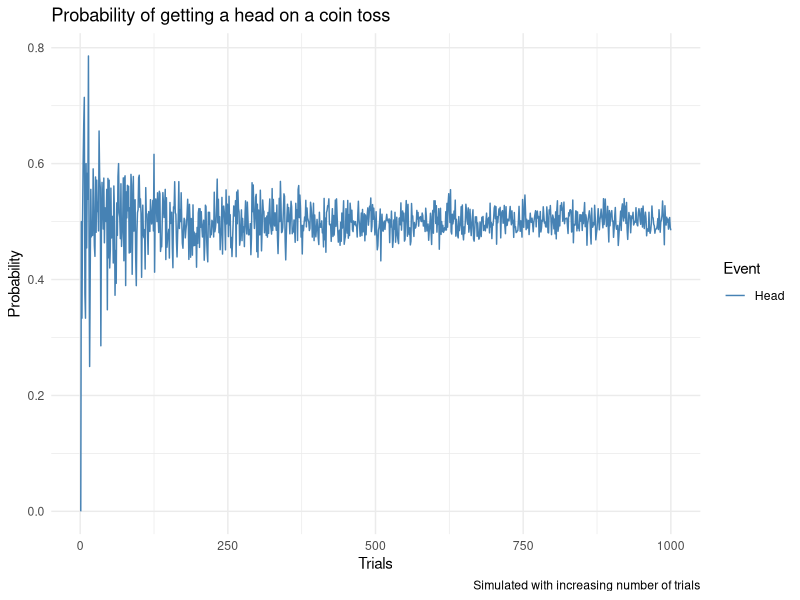
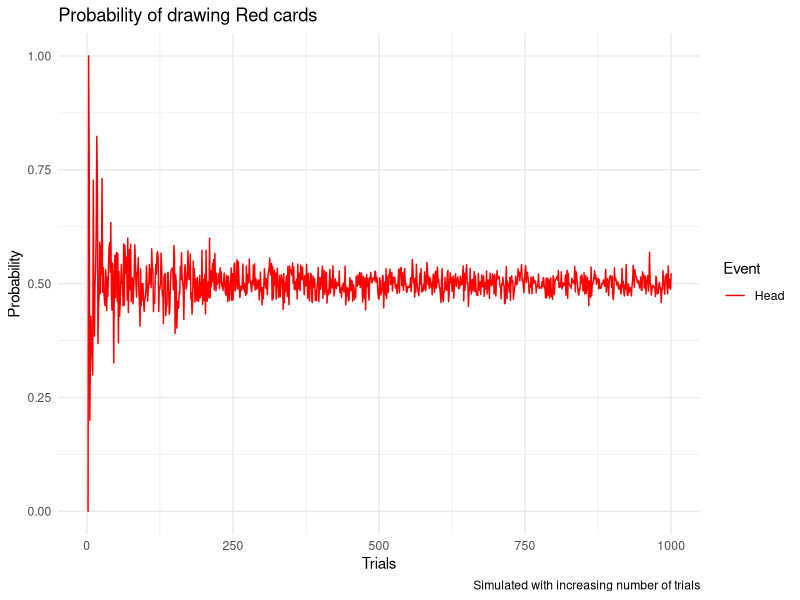
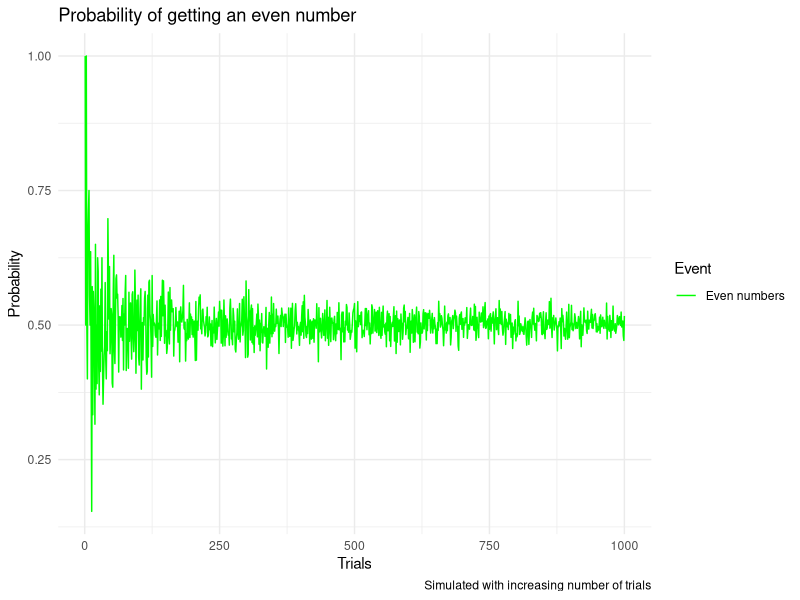

Source code (R) for these figures, in order:
## ---- chunk 1
library(ggplot2)

## ---- chunk 2
trials=1000

head_vector=numeric(trials)

#simulating trials
for (i in 1:trials) {
  # (a) Probability of getting a head when a fair coin is tossed repeatedly:
  coin_tosses=sample(c("H", "T"), i, replace = TRUE)
  head_vector[i]=mean(coin_tosses == "H")
}

dframe1=data.frame(Trials = 1:trials,
                 Prob_Head = head_vector)

ggplot(dframe1, aes(x = Trials)) +
geom_line(aes(y = Prob_Head, color = "Head")) +
labs(title = "Probability of getting a head on a coin toss",
x = "Trials",
y = "Probability",
color = "Event",
caption = "Simulated with increasing number of trials") +
scale_color_manual(values = c("steelblue")) +
theme_minimal()

## ---- chunk 3
trials=1000

Red_vector=numeric(trials)

#simulating trials
for (i in 1:trials) {
  # (a) Probability of getting a head when a fair coin is tossed repeatedly:
  card_draws=sample(c("Black", "Red"), i, replace = TRUE)
  Red_vector[i]=mean( card_draws == "Red")
}

dframe2=data.frame(Trials = 1:trials,
                 Prob_Red = Red_vector)

ggplot(dframe2, aes(x = Trials)) +
geom_line(aes(y = Prob_Red, color = "Head")) +
labs(title = "Probability of drawing Red cards",
x = "Trials",
y = "Probability",
color = "Event",
caption = "Simulated with increasing number of trials") +
scale_color_manual(values = c("red")) +
theme_minimal()

## ---- chunk 4
trials=1000

even_vector=numeric(trials)

#simulating trials
for (i in 1:trials) {
  # (a) Probability of getting a head when a fair coin is tossed repeatedly:
  dice_roll=sample(c("Even", "Odd"), i, replace = TRUE)
  even_vector[i]=mean( dice_roll == "Even")
}

dframe3=data.frame(Trials = 1:trials,
                 dice_roll = even_vector)

ggplot(dframe3, aes(x = Trials)) +
geom_line(aes(y = dice_roll, color = "Even numbers")) +
labs(title = "Probability of getting an even number",
x = "Trials",
y = "Probability",
color = "Event",
caption = "Simulated with increasing number of trials") +
scale_color_manual(values = c("green")) +
theme_minimal()

## ---- chunk 5
numtrial= 100

A_ahead= 0

for (i in 1:numtrial){
  coin_toss=sample(0:1,1, replace=T)

if (coin_toss==1){
  A_ahead[i]=1
}else {
  A_ahead[i]=-1
}
}
a_total=sum(A_ahead)
print(paste("The total number that Amy was ahead in ",numtrial," trials is ",a_total))
## ---- chunk 6
numtrial= 100

A_winnings= numeric(numtrial)
J_winnings= numeric(numtrial)


for (i in 1:numtrial){
  coin_toss=sample(c("H","T"),1, replace=T)

if (coin_toss=="H"){
  A_winnings[i]=2
  J_winnings[i]=-2
}else {
  A_winnings[i]=-2
  J_winnings[i]=2
}
}
Amy_Winnings = sum(A_winnings)
Jane_Winnings = sum(J_winnings)

Amy_Winnings
Jane_Winnings
